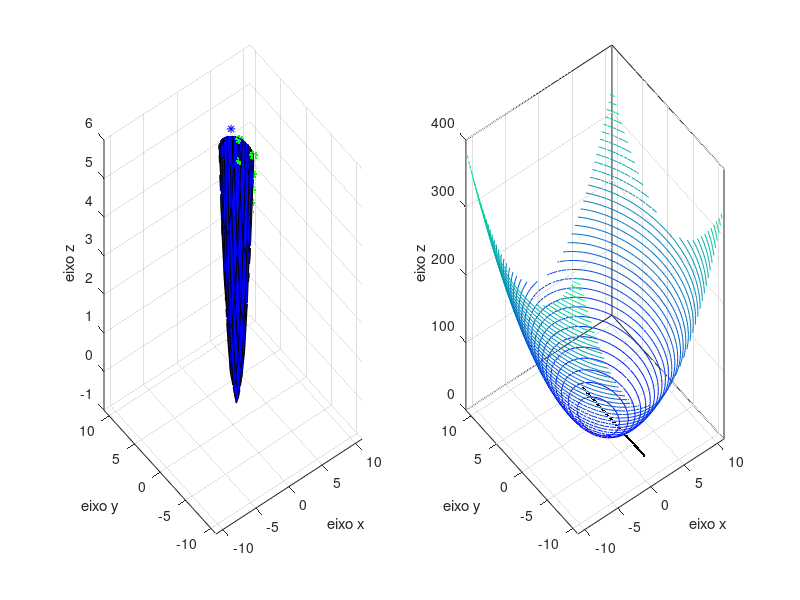

This chart was generated by the following MATLAB code:
clear %Deleta as variaveis do workspace
close all %fecha todas as janelas abertas

[x,y]= meshgrid(-11:0.5:11, -11:0.5:11); %Seta a grid de números para X e Y

figure %Comando para preparar uma janela de figura

subplot(1,2,1)

%%FIGURA 1 ---------------------------------------

u = 2*x.^2+y.^2-2*x %Equação da curva
surf(x,y,u) % Plota primeira figura (curva)

hold on %Continua desenhando

axis([-11 11 -11 11 -1 6]) % axis([xmin xmax ymin ymax zmin zmax])

hold on %Continua desenhando

t = meshgrid(-10:0.2:2); %Seta a grid de números para t

hold on %Continua desenhando

x = 2+0*t
y = 3+1*t
z = 2*x.^2+y.^2-2*x

plot3(x,y,z, '*g')

hold on

plot3(2,3,6, '*b') % Ponto

%%Eixos
xlabel('eixo x')
ylabel('eixo y')
zlabel('eixo z')

%%FIGURA 2 ------------------------------------------
subplot(1,2,2) %%SUBPLOT 2

[x,y]= meshgrid(-11:0.5:11, -11:0.5:11);
u = 2*x.^2+y.^2-2*x

contour3(x,y,u, 40)

hold on

x = 2+0*t
y = 3+1*t
z = 2*x.^2+y.^2-2*x

plot(x,y, ".k");


%%Eixos e cor
xlabel('eixo x')
ylabel('eixo y')
zlabel('eixo z')

colormap('winter')